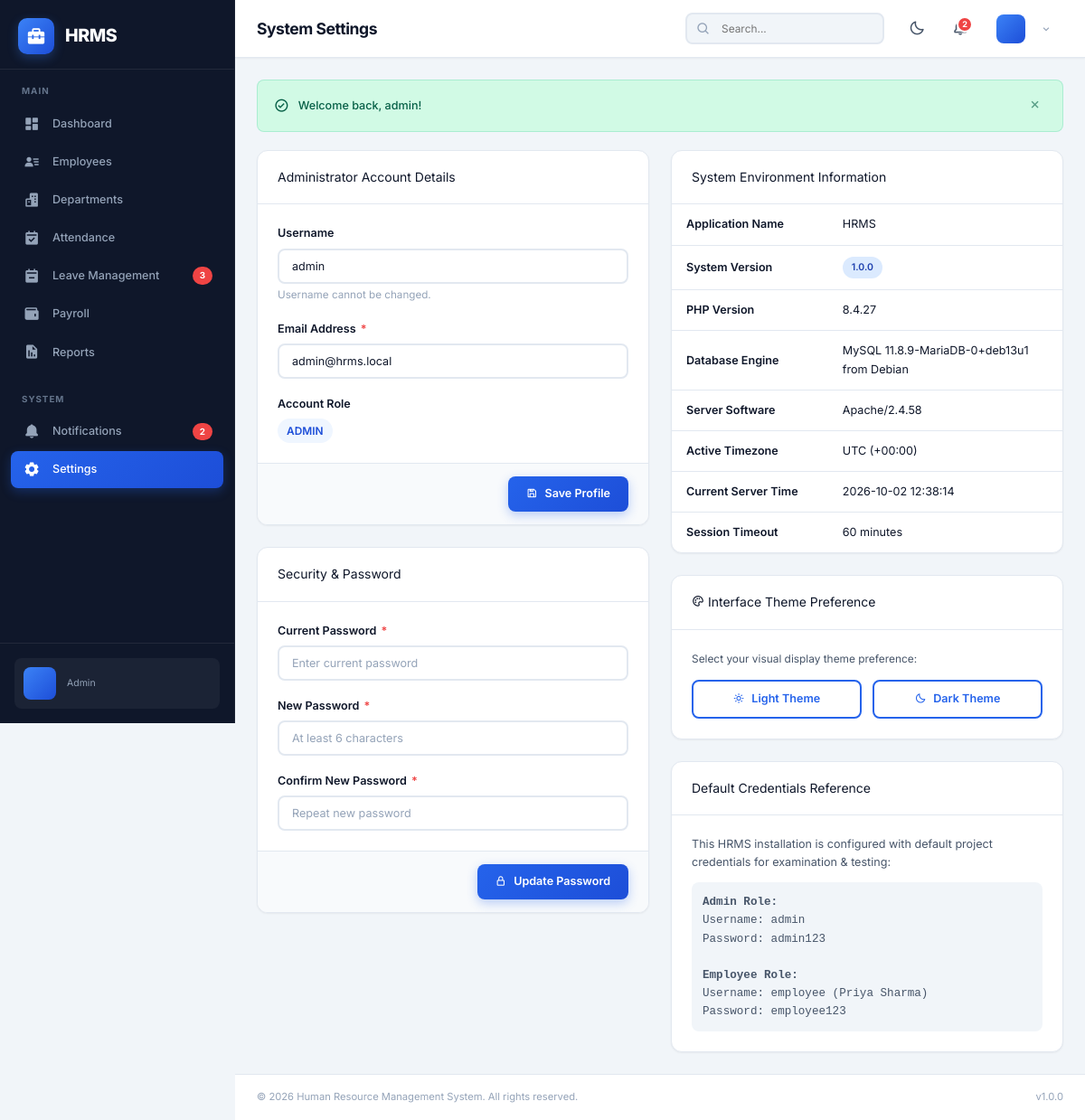
Screenshot of /admin/settings.php (signed in) with the database file from the repository.
### tables this page shows
CREATE TABLE `users` (
  `id` int(11) NOT NULL AUTO_INCREMENT,
  `username` varchar(50) NOT NULL,
  `password` varchar(255) NOT NULL,
  `email` varchar(100) NOT NULL,
  `role` enum('admin','employee') NOT NULL DEFAULT 'employee',
  `status` enum('active','inactive','suspended') NOT NULL DEFAULT 'active',
  `avatar` varchar(255) DEFAULT NULL,
  `last_login` datetime DEFAULT NULL,
  `created_at` timestamp NOT NULL DEFAULT current_timestamp(),
  `updated_at` timestamp NOT NULL DEFAULT current_timestamp() ON UPDATE current_timestamp(),
  PRIMARY KEY (`id`),
  UNIQUE KEY `uk_username` (`username`),
  UNIQUE KEY `uk_email` (`email`)
);

### includes/auth.php (called while the page is built, shortened)
<?php
function sanitize(string $input): string {
    return htmlspecialchars(trim($input), ENT_QUOTES, 'UTF-8');
}

### admin/settings.php (the view, shortened to what this page needs)
<?php
require_once __DIR__ . '/../includes/auth.php';
$pdo = getDBConnection();
$userId = getCurrentUserId();
$userStmt = $pdo->prepare("SELECT * FROM users WHERE id = ?");
$userStmt->execute([$userId]);
$user = $userStmt->fetch();
include __DIR__ . '/../includes/header.php';
?>
<div style="display: grid; grid-template-columns: 1fr 1fr; gap: 24px;">
    <div style="display: flex; flex-direction: column; gap: 24px;">
        <div class="card">
            <div class="card-header">
                <div class="card-title">Administrator Account Details</div>
            </div>
            <form method="POST" action="">
                <div class="card-body">
                    <div class="form-group">
                        <label class="form-label">Username</label>
                        <input type="text" class="form-control" value="<?= sanitize($user['username']) ?>" disabled>
                        <small style="color: var(--text-muted);">Username cannot be changed.</small>
                    </div>
                    <div class="form-group">
                        <label class="form-label">Email Address <span class="required">*</span></label>
                        <input type="email" name="email" class="form-control" required value="<?= sanitize($user['email']) ?>">
                    </div>
                    <div class="form-group" style="margin-bottom: 0;">
                        <label class="form-label">Account Role</label>
                        <span class="badge badge-primary" style="font-size: 0.85rem; text-transform: uppercase;">
                            <?= sanitize($user['role']) ?>
                        </span>
                    </div>
                </div>
                <div class="card-footer" style="display: flex; justify-content: flex-end;">
                    <button type="submit" class="btn btn-primary"><i class='bx bx-save'></i> Save Profile</button>
                </div>
            </form>
        </div>
        <div class="card">
            <div class="card-header">
                <div class="card-title">Security & Password</div>
            </div>
            <form method="POST" action="">
                <div class="card-body">
                    <div class="form-group">
                        <label class="form-label">Current Password <span class="required">*</span></label>
                        <input type="password" name="current_password" class="form-control" required placeholder="Enter current password">
                    </div>
                    <div class="form-group">
                        <label class="form-label">New Password <span class="required">*</span></label>
                        <input type="password" name="new_password" class="form-control" required minlength="6" placeholder="At least 6 characters">
                    </div>
                    <div class="form-group" style="margin-bottom: 0;">
                        <label class="form-label">Confirm New Password <span class="required">*</span></label>
                        <input type="password" name="confirm_password" class="form-control" required minlength="6" placeholder="Repeat new password">
                    </div>
                </div>
                <div class="card-footer" style="display: flex; justify-content: flex-end;">
                    <button type="submit" class="btn btn-primary"><i class='bx bx-lock-alt'></i> Update Password</button>
                </div>
            </form>
        </div>
    </div>
    <div style="display: flex; flex-direction: column; gap: 24px;">
        <div class="card">
            <div class="card-header">
                <div class="card-title">System Environment Information</div>
            </div>
            <div class="card-body" style="padding: 0;">
                <table class="data-table">
                    <tbody>
                        <tr>
                            <td style="font-weight: 600; width: 40%;">Application Name</td>
                            <td><?= APP_NAME ?></td>
                        </tr>
                        <tr>
                            <td style="font-weight: 600;">System Version</td>
                            <td><span class="badge badge-info"><?= APP_VERSION ?></span></td>
                        </tr>
                        <tr>
                            <td style="font-weight: 600;">PHP Version</td>
                            <td><?= phpversion() ?></td>
                        </tr>
                        <tr>
                            <td style="font-weight: 600;">Database Engine</td>
                            <td>MySQL <?= $pdo->query("SELECT VERSION()")->fetchColumn() ?></td>
                        </tr>
                        <tr>
                            <td style="font-weight: 600;">Server Software</td>
                            <td><?= $_SERVER['SERVER_SOFTWARE'] ?? 'Apache / PHP' ?></td>
                        </tr>
                        <tr>
                            <td style="font-weight: 600;">Active Timezone</td>
                            <td><?= date_default_timezone_get() ?> (<?= date('P') ?>)</td>
                        </tr>
                        <tr>
                            <td style="font-weight: 600;">Current Server Time</td>
                            <td><?= date('Y-m-d H:i:s') ?></td>
                        </tr>
                        <tr>
                            <td style="font-weight: 600;">Session Timeout</td>
                            <td><?= SESSION_LIFETIME / 60 ?> minutes</td>
                        </tr>
                    </tbody>
                </table>
            </div>
        </div>
        <div class="card">
            <div class="card-header">
                <div class="card-title"><i class='bx bx-palette'></i> Interface Theme Preference</div>
            </div>
            <div class="card-body">
                <p style="font-size: 0.85rem; color: var(--text-secondary); margin-bottom: 14px;">
                    Select your visual display theme preference:
                </p>
                <div style="display: flex; gap: 12px;">
                    <button type="button" class="btn btn-outline" style="flex: 1;" onclick="setAppTheme('light')">
                        <i class='bx bx-sun'></i> Light Theme
                    </button>
                    <button type="button" class="btn btn-outline" style="flex: 1;" onclick="setAppTheme('dark')">
                        <i class='bx bx-moon'></i> Dark Theme
                    </button>
                </div>
            </div>
        </div>
        <div class="card">
            <div class="card-header">
                <div class="card-title">Default Credentials Reference</div>
            </div>
            <div class="card-body" style="font-size: 0.9rem; color: var(--text-secondary);">
                <p style="margin-bottom: 12px;">This HRMS installation is configured with default project credentials for examination & testing:</p>
                <div style="background: var(--bg-hover); padding: 12px; border-radius: var(--border-radius); font-family: monospace; line-height: 1.6;">
                    <strong>Admin Role:</strong><br>
                    Username: <code>admin</code><br>
                    Password: <code>admin123</code><br><br>
                    <strong>Employee Role:</strong><br>
                    Username: <code>employee</code> (Priya Sharma)<br>
                    Password: <code>employee123</code>
                </div>
            </div>
        </div>
    </div>
</div>
<?php include __DIR__ . '/../includes/footer.php'; ?>

### assets/css/style.css (style rules this page uses)
:root { --primary-50: #eff6ff; --primary-100: #dbeafe; --primary-200: #bfdbfe; --primary-300: #93c5fd; --primary-400: #60a5fa; --primary-500: #3b82f6; --primary-600: #2563eb; --primary-700: #1d4ed8; --primary-800: #1e40af; --primary-900: #1e3a8a; --slate-50: #f8fafc; --slate-100: #f1f5f9; --slate-200: #e2e8f0; --slate-300: #cbd5e1; --slate-400: #94a3b8; --slate-500: #64748b; --slate-600: #475569; --slate-700: #334155; --slate-800: #1e293b; --slate-900: #0f172a; --slate-950: #020617; --success: #10b981; --success-light: #d1fae5; --warning: #f59e0b; --warning-light: #fef3c7; --danger: #ef4444; --danger-light: #fee2e2; --info: #3b82f6; --info-light: #dbeafe; --bg-body: #f1f5f9; --bg-card: #ffffff; --bg-sidebar: #0f172a; --bg-navbar: #ffffff; --bg-input: #ffffff; --bg-hover: #f1f5f9; --bg-modal: #ffffff; --bg-table-head: #f8fafc; --bg-table-stripe: #f8fafc; --text-primary: #0f172a; --text-secondary: #475569; --text-muted: #94a3b8; --text-inverse: #ffffff; --text-sidebar: #94a3b8; --text-sidebar-active: #ffffff; --border-color: #e2e8f0; --border-light: #f1f5f9; --shadow-sm: 0 1px 2px 0 rgba(0,0,0,0.05); --shadow-md: 0 4px 6px -1px rgba(0,0,0,0.1), 0 2px 4px -2px rgba(0,0,0,0.1); --shadow-lg: 0 10px 15px -3px rgba(0,0,0,0.1), 0 4px 6px -4px rgba(0,0,0,0.1); --shadow-xl: 0 20px 25px -5px rgba(0,0,0,0.1), 0 8px 10px -6px rgba(0,0,0,0.1); --sidebar-width: 260px; --sidebar-collapsed: 0px; --navbar-height: 64px; --border-radius: 8px; --border-radius-lg: 12px; --border-radius-xl: 16px; --transition-fast: 0.15s ease; --transition-base: 0.25s ease; --transition-slow: 0.35s cubic-bezier(0.4, 0, 0.2, 1); }
*, *::before, *::after { margin: 0; padding: 0; box-sizing: border-box; }
html { font-size: 14px; scroll-behavior: smooth; -webkit-font-smoothing: antialiased; -moz-osx-font-smoothing: grayscale; }
body { font-family: 'Inter', -apple-system, BlinkMacSystemFont, 'Segoe UI', Roboto, sans-serif; background-color: var(--bg-body); color: var(--text-primary); line-height: 1.6; min-height: 100vh; overflow-x: hidden; }
button { cursor: pointer; border: none; outline: none; font-family: inherit; font-size: inherit; }
input, select, textarea { font-family: inherit; font-size: inherit; }
.btn { display: inline-flex; align-items: center; justify-content: center; gap: 8px; padding: 10px 20px; border: none; border-radius: var(--border-radius); font-weight: 600; font-size: 0.9rem; cursor: pointer; transition: all var(--transition-fast); text-decoration: none; line-height: 1.5; white-space: nowrap; }
.btn-primary { background: linear-gradient(135deg, var(--primary-600), var(--primary-700)); color: #fff; box-shadow: 0 4px 12px rgba(37,99,235,0.3); }
.btn-outline { background: transparent; color: var(--primary-600); border: 2px solid var(--primary-600); }
.card { background: var(--bg-card); border: 1px solid var(--border-color); border-radius: var(--border-radius-lg); box-shadow: var(--shadow-sm); transition: all var(--transition-fast); overflow: hidden; }
.card-header { display: flex; align-items: center; justify-content: space-between; padding: 18px 22px; border-bottom: 1px solid var(--border-color); }
.card-body { padding: 22px; }
.card-footer { padding: 14px 22px; border-top: 1px solid var(--border-color); background: var(--bg-table-head); }
.data-table { width: 100%; border-collapse: collapse; font-size: 0.9rem; }
.data-table tbody td { padding: 12px 16px; border-bottom: 1px solid var(--border-color); color: var(--text-primary); vertical-align: middle; }
.data-table tbody tr { transition: background var(--transition-fast); }
.data-table tbody tr:last-child td { border-bottom: none; }
.form-group { margin-bottom: 18px; }
.form-label { display: block; font-weight: 600; color: var(--text-primary); margin-bottom: 6px; font-size: 0.9rem; }
.form-label .required { color: var(--danger); margin-left: 2px; }
.form-control { width: 100%; padding: 10px 14px; border: 2px solid var(--border-color); border-radius: var(--border-radius); background: var(--bg-input); color: var(--text-primary); font-size: 0.9rem; transition: all var(--transition-fast); }
.form-control::placeholder { color: var(--text-muted); }
.badge { display: inline-flex; align-items: center; gap: 4px; padding: 4px 10px; border-radius: 20px; font-size: 0.75rem; font-weight: 600; white-space: nowrap; }
.badge-primary { background: var(--primary-50); color: var(--primary-700); }
.badge-info { background: var(--info-light); color: #1e40af; }

### rows the page displays
users: username "admin", email "admin@hrms.local", role "ADMIN"

### other values shown
APP_NAME "HRMS"
$pendingLeaves "3"
$notificationCount "2"
$currentRole "Admin"
PAGE_TITLE "System Settings"
$flash['message'] "Welcome back, admin!"
APP_VERSION "1.0.0"
phpversion() "8.4.27"
$pdo->query("SELECT VERSION()")->fetchColumn() "11.8.9-MariaDB-0+deb13u1 from Debian"
$_SERVER['SERVER_SOFTWARE'] "Apache/2.4.58"
date_default_timezone_get() "UTC"
SESSION_LIFETIME / 60 "60"
APP_FULL_NAME "Human Resource Management System"
